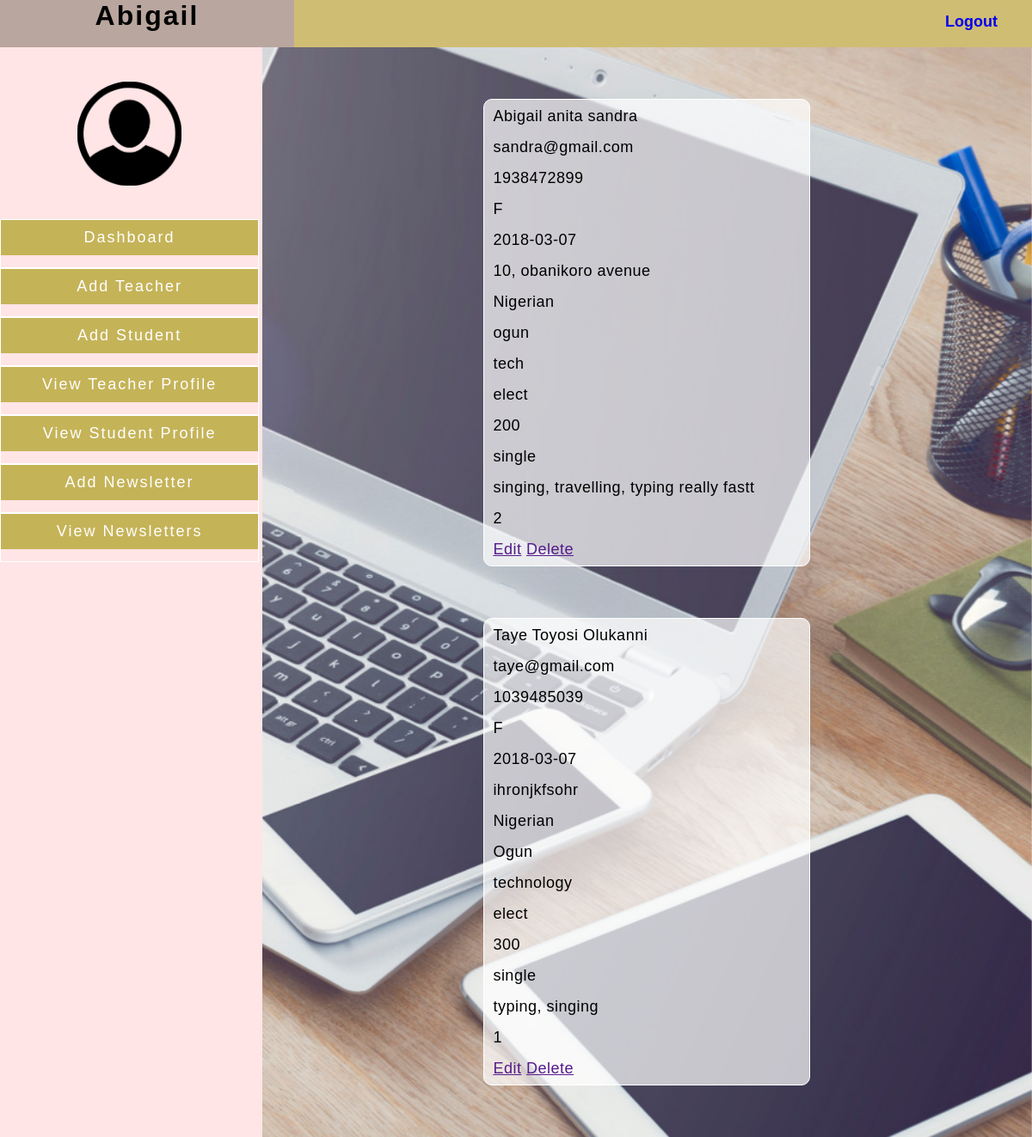
Page /admin/view_student.php (signed in) on the committed database.
### tables this page shows
CREATE TABLE `student` (
  `student_id` int(10) UNSIGNED NOT NULL,
  `first_name` varchar(20) NOT NULL,
  `middle_name` varchar(20) NOT NULL,
  `last_name` varchar(20) NOT NULL,
  `email` varchar(30) NOT NULL,
  `matric_no` char(10) NOT NULL,
  `gender` varchar(10) NOT NULL,
  `date_of_birth` date NOT NULL,
  `address` text NOT NULL,
  `nationality` varchar(15) NOT NULL,
  `state_of_origin` varchar(15) NOT NULL,
  `faculty` varchar(15) NOT NULL,
  `department` varchar(15) NOT NULL,
  `level` varchar(3) NOT NULL,
  `marital_status` varchar(10) NOT NULL,
  `hobbies` text NOT NULL,
  `password` char(32) NOT NULL,
  `admin_id` int(10) NOT NULL
);

### admin/view_student.php (the view, shortened to what this page needs)
<?php
   include("db/authentication.php");
   $admin_name = $_SESSION['admin_name'];
   $select = mysqli_query($db, "SELECT * FROM student")  or die(mysqli_error($db));
?>
<!Doctype html public "-//W3C//DTD XHTML 1.0 Transitional//EM"
"http://www.w3.org/TR/xhtml1/DTD/xhtml1-transitional.dtd">
<html xmlns="http://wwww.w3.org/1999/xhtml">
  <head>
</head>
<body>
  <div id="container">
     <div id="header" class="top">
                <p align="center" id="admin_name" class="float_left"><?php echo $admin_name ?></p>
                <a href="admin_logout.php" class="float_right">Logout</a>
            </div>
        <div id="side1">
            <div class="profile_image" align="center"><img src="../img/placeholder.png"></div>
           <ul>
        <li class="top"><a href="admin_home.php"> Dashboard</a></li>
        <li class="top"><a href="add_teacher">Add Teacher</a></li>
        <li class="top"><a href="add_student">Add Student</a></li>
        <li class="top"><a href="view_teacher">View Teacher Profile</a></li>
        <li class="top"><a href="view_student">View Student Profile</a></li>
        <li class="top"><a href="create_newsletter">Add Newsletter</a></li>
        <li class="top"><a href="view_newsletter">View Newsletters</a></li>
      </ul>
    </div>
    <div id="side2">
      <div id="body">
       <?php while($result = mysqli_fetch_array($select))  { ?>
       <div id="details">
       <?php echo '<p>'.$result['first_name'].' '.$result['middle_name'].' '.$result['last_name'].'<p></br>' ?>
       <?php echo '<p>'.$result['email'].'<p></br>' ?>
       <?php echo '<p>'.$result['matric_no'].'<p></br>' ?>
       <?php echo '<p>'.$result['gender'].'<p></br>' ?>
       <?php echo '<p>'.$result['date_of_birth'].'<p></br>' ?>
       <?php echo '<p>'.$result['address'].'<p></br>' ?>
       <?php echo '<p>'.$result['nationality'].'<p></br>' ?>
       <?php echo '<p>'.$result['state_of_origin'].'<p></br>' ?>
       <?php echo '<p>'.$result['faculty'].'<p></br>' ?>
       <?php echo '<p>'.$result['department'].'<p></br>' ?>
       <?php echo '<p>'.$result['level'].'<p></br>' ?>
       <?php echo '<p>'.$result['marital_status'].'<p></br>' ?>
       <?php echo '<p>'.$result['hobbies'].'<p></br>' ?>
       <?php echo '<p>'.$result['admin_id'].'<p></br>' ?>
       <a href="">Edit</a> <a href="">Delete</a>
       </div>
       <?php } ?>
      </div>
    </div>
  </div>
</body>
</html>

### admin/view_student.php (style rules this page uses)
* { align-items: center; margin:0; padding:0 }
body { background-color: rgba(255, 6, 4, 0.1); }
#admin_name { background-color: rgba(132,112,255, 0.3); }
#side1 { width: 25.1%; float: left; }
#admin_name { background-color: ; font-family:Arial; font-size:32px; font-weight: bold; letter-spacing: 2px; text-align: center; margin-top: 0px; padding: 0 110.6px; height: 55px; }
#side2 { width: 74.6%; float: right; }
.top { height: 55px; }
#header { background-color: rgba(197, 179, 88, 0.8); }
#header a { font-family: Helvetica, sans-serif; font-weight: bold; margin-top:15px; margin-right: 40px; font-size: 18px; text-decoration: none; }
.profile_image { height: 120px; width: 50%; margin: 40px auto; background-image: url("../img/placeholder.png"); }
.profile_image img { width: 80%; }
.float_right { float: right; }
.float_left { float: left; }
#side1 ul { list-style-type: none; text-align: center; }
#side1 ul li { border: 1px solid #fff; }
#side1 ul li a { background-color: rgb(197, 179, 88); color: #fff; font-family:Arial; font-size:18px; display:block; padding:10px 20px; letter-spacing: 2px; text-decoration: none }
#side2 { background-image: url(../img/Ridge-Design-Website-Design-Background.jpg); background-attachment: fixed; background-repeat: no-repeat; background-position: 50% 0; -ms-background-size: cover; -o-background-size: cover; -moz-background-size: cover; -webkit-background-size: cover; background-size: cover; min-height: 100vh; }
#details { color:#000; font-family:Arial, Helvetica, sans-serif; font-size:18px; letter-spacing:0.5px; padding:10px; display:block; background-color: rgba(255,255,255,0.7); border:1px solid white; border-radius: 10px; margin-bottom: 20px; width: 40%; line-height: 1em; margin: 60px auto; }

### rows in the picture
student: first_name "Abigail", middle_name "anita", last_name "sandra", email "sandra@gmail.com", matric_no "1938472899", gender "F", date_of_birth "2018-03-07", address "10, obanikoro avenue", nationality "Nigerian", state_of_origin "ogun", faculty "tech", department "elect", level "200", marital_status "single", hobbies "singing, travelling, typing really fastt", admin "2"
student: first_name "Taye", middle_name "Toyosi", last_name "Olukanni", email "taye@gmail.com", matric_no "1039485039", gender "F", date_of_birth "2018-03-07", address "ihronjkfsohr", nationality "Nigerian", state_of_origin "Ogun", faculty "technology", department "elect", level "300", marital_status "single", hobbies "typing, singing", admin "1"

### other values in the picture
$admin_name "Abigail"
